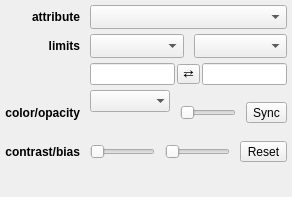
<?xml version="1.0" encoding="UTF-8"?>
<ui version="4.0">
 <class>Form</class>
 <widget class="QWidget" name="Form">
  <property name="geometry">
   <rect>
    <x>0</x>
    <y>0</y>
    <width>292</width>
    <height>197</height>
   </rect>
  </property>
  <property name="windowTitle">
   <string>Form</string>
  </property>
  <layout class="QGridLayout" name="gridLayout">
   <property name="leftMargin">
    <number>5</number>
   </property>
   <property name="topMargin">
    <number>5</number>
   </property>
   <property name="rightMargin">
    <number>5</number>
   </property>
   <property name="bottomMargin">
    <number>5</number>
   </property>
   <property name="horizontalSpacing">
    <number>10</number>
   </property>
   <property name="verticalSpacing">
    <number>5</number>
   </property>
   <item row="0" column="1" colspan="2">
    <widget class="QComboBox" name="combosel_attribute">
     <property name="sizeAdjustPolicy">
      <enum>QComboBox::AdjustToMinimumContentsLengthWithIcon</enum>
     </property>
    </widget>
   </item>
   <item row="0" column="0">
    <widget class="QLabel" name="label_3">
     <property name="font">
      <font>
       <weight>75</weight>
       <bold>true</bold>
      </font>
     </property>
     <property name="text">
      <string>attribute</string>
     </property>
     <property name="alignment">
      <set>Qt::AlignRight|Qt::AlignTrailing|Qt::AlignVCenter</set>
     </property>
    </widget>
   </item>
   <item row="2" column="0">
    <widget class="QLabel" name="label_2">
     <property name="font">
      <font>
       <weight>75</weight>
       <bold>true</bold>
      </font>
     </property>
     <property name="text">
      <string>limits</string>
     </property>
     <property name="alignment">
      <set>Qt::AlignRight|Qt::AlignTrailing|Qt::AlignVCenter</set>
     </property>
    </widget>
   </item>
   <item row="13" column="1">
    <spacer name="verticalSpacer">
     <property name="orientation">
      <enum>Qt::Vertical</enum>
     </property>
     <property name="sizeHint" stdset="0">
      <size>
       <width>20</width>
       <height>40</height>
      </size>
     </property>
    </spacer>
   </item>
   <item row="4" column="1" colspan="2">
    <layout class="QHBoxLayout" name="horizontalLayout_5">
     <property name="spacing">
      <number>10</number>
     </property>
     <item>
      <layout class="QVBoxLayout" name="verticalLayout">
       <item>
        <widget class="QColormapCombo" name="combodata_cmap">
         <property name="minimumSize">
          <size>
           <width>80</width>
           <height>0</height>
          </size>
         </property>
         <property name="sizeAdjustPolicy">
          <enum>QComboBox::AdjustToMinimumContentsLengthWithIcon</enum>
         </property>
         <property name="frame">
          <bool>false</bool>
         </property>
        </widget>
       </item>
       <item>
        <widget class="QColorBox" name="color_color">
         <property name="sizePolicy">
          <sizepolicy hsizetype="Preferred" vsizetype="Minimum">
           <horstretch>0</horstretch>
           <verstretch>0</verstretch>
          </sizepolicy>
         </property>
         <property name="text">
          <string/>
         </property>
        </widget>
       </item>
      </layout>
     </item>
     <item>
      <widget class="QSlider" name="value_alpha">
       <property name="minimumSize">
        <size>
         <width>50</width>
         <height>0</height>
        </size>
       </property>
       <property name="maximum">
        <number>100</number>
       </property>
       <property name="orientation">
        <enum>Qt::Horizontal</enum>
       </property>
      </widget>
     </item>
     <item>
      <widget class="QToolButton" name="bool_global_sync">
       <property name="text">
        <string>Sync</string>
       </property>
       <property name="checkable">
        <bool>true</bool>
       </property>
      </widget>
     </item>
    </layout>
   </item>
   <item row="3" column="1" colspan="2">
    <layout class="QHBoxLayout" name="horizontalLayout_2">
     <property name="spacing">
      <number>2</number>
     </property>
     <item>
      <widget class="QLineEdit" name="valuetext_v_min"/>
     </item>
     <item>
      <widget class="QToolButton" name="button_flip_limits">
       <property name="styleSheet">
        <string notr="true">padding: 0px</string>
       </property>
       <property name="text">
        <string>⇄</string>
       </property>
      </widget>
     </item>
     <item>
      <widget class="QLineEdit" name="valuetext_v_max"/>
     </item>
    </layout>
   </item>
   <item row="2" column="1">
    <widget class="QComboBox" name="combosel_percentile">
     <property name="minimumSize">
      <size>
       <width>50</width>
       <height>0</height>
      </size>
     </property>
     <property name="sizeAdjustPolicy">
      <enum>QComboBox::AdjustToMinimumContentsLengthWithIcon</enum>
     </property>
    </widget>
   </item>
   <item row="2" column="2">
    <widget class="QComboBox" name="combosel_stretch">
     <property name="minimumSize">
      <size>
       <width>50</width>
       <height>0</height>
      </size>
     </property>
     <property name="sizeAdjustPolicy">
      <enum>QComboBox::AdjustToMinimumContentsLengthWithIcon</enum>
     </property>
    </widget>
   </item>
   <item row="10" column="1" colspan="2">
    <layout class="QHBoxLayout" name="horizontalLayout_4">
     <property name="spacing">
      <number>10</number>
     </property>
     <item>
      <widget class="QSlider" name="value_contrast">
       <property name="minimumSize">
        <size>
         <width>50</width>
         <height>0</height>
        </size>
       </property>
       <property name="maximum">
        <number>1000</number>
       </property>
       <property name="orientation">
        <enum>Qt::Horizontal</enum>
       </property>
      </widget>
     </item>
     <item>
      <widget class="QSlider" name="value_bias">
       <property name="minimumSize">
        <size>
         <width>50</width>
         <height>0</height>
        </size>
       </property>
       <property name="maximum">
        <number>1000</number>
       </property>
       <property name="orientation">
        <enum>Qt::Horizontal</enum>
       </property>
      </widget>
     </item>
     <item>
      <widget class="QToolButton" name="button_reset_contrast_bias">
       <property name="text">
        <string>Reset</string>
       </property>
      </widget>
     </item>
    </layout>
   </item>
   <item row="10" column="0">
    <widget class="QLabel" name="label_5">
     <property name="font">
      <font>
       <weight>75</weight>
       <bold>true</bold>
      </font>
     </property>
     <property name="text">
      <string>contrast/bias</string>
     </property>
     <property name="alignment">
      <set>Qt::AlignRight|Qt::AlignTrailing|Qt::AlignVCenter</set>
     </property>
    </widget>
   </item>
   <item row="4" column="0">
    <widget class="QLabel" name="label">
     <property name="font">
      <font>
       <weight>75</weight>
       <bold>true</bold>
      </font>
     </property>
     <property name="text">
      <string>color/opacity</string>
     </property>
     <property name="alignment">
      <set>Qt::AlignRight|Qt::AlignTrailing|Qt::AlignVCenter</set>
     </property>
    </widget>
   </item>
   <item row="11" column="1" colspan="2">
    <spacer name="horizontalSpacer">
     <property name="orientation">
      <enum>Qt::Horizontal</enum>
     </property>
     <property name="sizeHint" stdset="0">
      <size>
       <width>40</width>
       <height>5</height>
      </size>
     </property>
    </spacer>
   </item>
  </layout>
 </widget>
 <customwidgets>
  <customwidget>
   <class>QColorBox</class>
   <extends>QLabel</extends>
   <header>glue_qt.utils.qt.colors</header>
  </customwidget>
  <customwidget>
   <class>QColormapCombo</class>
   <extends>QComboBox</extends>
   <header>glue_qt.utils.qt.colors</header>
  </customwidget>
 </customwidgets>
 <resources/>
 <connections/>
</ui>
